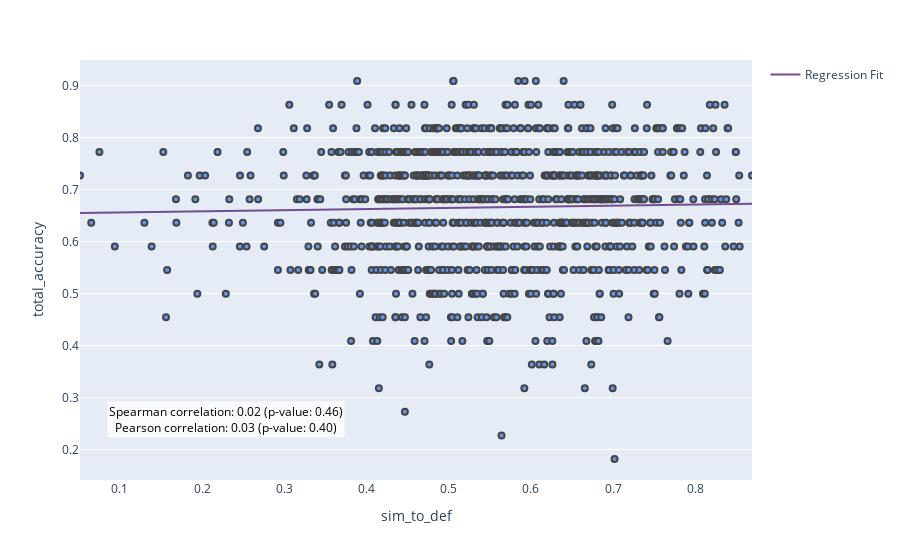

The code cell stored with this chart in its notebook:
### Code cell
fig = px.strip(
    df,
    y = 'total_accuracy',
    x = 'sim_to_def',  
)

fig.update_traces(
    # jitter=.7,
    marker=dict(
        color='cornflowerblue',
        line=dict(width=2)))

# add regression line
X = df.sim_to_def.values.reshape(-1, 1)

model = sklearn.linear_model.LinearRegression()
model.fit(X, df.total_accuracy)

x_range = np.linspace(X.min(), X.max())
y_range = model.predict(x_range.reshape(-1, 1))

# spearman correlation
s_s, s_p = stats.spearmanr(df['sim_to_def'], df['total_accuracy'])
# pearson correlation
p_s, p_p = stats.pearsonr(df['sim_to_def'], df['total_accuracy'])

fig.add_annotation(
    xref='paper',
    yref='paper',
    x=0.04,
    y=0.1,
    text=f'Spearman correlation: {s_s:.2f} (p-value: {s_p:.2f})<br>Pearson correlation: {p_s:.2f} (p-value: {p_p:.2f})',
    showarrow=False,
    font=dict(size=12, color='black'),
    bgcolor='rgba(255, 255, 255, 0.8)',
)

fig.add_trace(go.Scatter(
    x=x_range,
    y=y_range,
    name='Regression Fit',
    marker=dict(
        color='rgb(116, 77, 145)',
    ),
    

),
)

# fig.update_layout(
#     xaxis_title='Accuracy of Social Media Identification',
#     yaxis_title='Similarity',
#     width=1000,
#     height=600,
#     legend =dict(
#         orientation="h",
#         yanchor="bottom",
#         x=.85
#         ),
#     title = 'Accuracy of Social Media Identification vs. Cosine Similarity of Text Response to Definition',
#     )

fig.write_image('../../figures/accuracy_similarity.png')

fig.show()

### Figure 1 — Plotly figure (JSON) as saved in the notebook; plotly's stock layout.template omitted (floating-point values rounded to 4 significant figures; data arrays with more than 128 entries replaced by an {"elided": "..."} marker saying what was removed)
{"data": [{"alignmentgroup": "True", "boxpoints": "all", "fillcolor": "rgba(255,255,255,0)", "hoveron": "points", "hovertemplate": "sim_to_def=%{x}<br>total_accuracy=%{y}<extra></extra>", "legendgroup": "", "line": {"color": "rgba(255,255,255,0)"}, "marker": {"color": "cornflowerblue", "line": {"width": 2}}, "name": "", "offsetgroup": "", "orientation": "v", "pointpos": 0, "showlegend": false, "type": "box", "x": {"elided": "1002 float values"}, "x0": " ", "xaxis": "x", "y": {"elided": "1002 float values"}, "y0": " ", "yaxis": "y"}, {"marker": {"color": "rgb(116, 77, 145)"}, "name": "Regression Fit", "type": "scatter", "x": [0.05161, 0.06829, 0.08497, 0.1016, 0.1183, 0.135, 0.1517, 0.1684, 0.185, 0.2017, 0.2184, 0.2351, 0.2518, 0.2684, 0.2851, 0.3018, 0.3185, 0.3352, 0.3518, 0.3685, 0.3852, 0.4019, 0.4185, 0.4352, 0.4519, 0.4686, 0.4853, 0.5019, 0.5186, 0.5353, 0.552, 0.5687, 0.5853, 0.602, 0.6187, 0.6354, 0.6521, 0.6687, 0.6854, 0.7021, 0.7188, 0.7354, 0.7521, 0.7688, 0.7855, 0.8022, 0.8188, 0.8355, 0.8522, 0.8689], "y": [0.6552, 0.6556, 0.656, 0.6563, 0.6567, 0.657, 0.6574, 0.6578, 0.6581, 0.6585, 0.6588, 0.6592, 0.6595, 0.6599, 0.6603, 0.6606, 0.661, 0.6613, 0.6617, 0.6621, 0.6624, 0.6628, 0.6631, 0.6635, 0.6639, 0.6642, 0.6646, 0.6649, 0.6653, 0.6657, 0.666, 0.6664, 0.6667, 0.6671, 0.6675, 0.6678, 0.6682, 0.6685, 0.6689, 0.6693, 0.6696, 0.67, 0.6703, 0.6707, 0.6711, 0.6714, 0.6718, 0.6721, 0.6725, 0.6729]}], "layout": {"annotations": [{"bgcolor": "rgba(255, 255, 255, 0.8)", "font": {"color": "black", "size": 12}, "showarrow": false, "text": "Spearman correlation: 0.02 (p-value: 0.46)<br>Pearson correlation: 0.03 (p-value: 0.40)", "x": 0.04, "xref": "paper", "y": 0.1, "yref": "paper"}], "boxmode": "group", "legend": {"tracegroupgap": 0}, "margin": {"t": 60}, "xaxis": {"anchor": "y", "domain": [0, 1], "title": {"text": "sim_to_def"}}, "yaxis": {"anchor": "x", "domain": [0, 1], "title": {"text": "total_accuracy"}}}}
